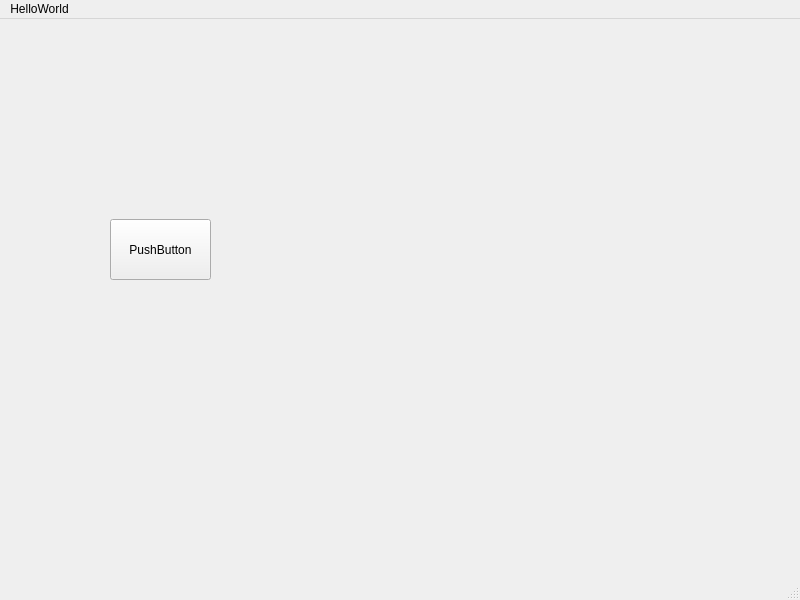
<?xml version="1.0" encoding="UTF-8"?>
<ui version="4.0">
 <class>MainWindow</class>
 <widget class="QMainWindow" name="MainWindow">
  <property name="geometry">
   <rect>
    <x>0</x>
    <y>0</y>
    <width>800</width>
    <height>600</height>
   </rect>
  </property>
  <property name="windowTitle">
   <string>MainWindow</string>
  </property>
  <widget class="QWidget" name="centralwidget">
   <widget class="QPushButton" name="firstButton">
    <property name="geometry">
     <rect>
      <x>110</x>
      <y>200</y>
      <width>101</width>
      <height>61</height>
     </rect>
    </property>
    <property name="text">
     <string>PushButton</string>
    </property>
   </widget>
   <widget class="QLabel" name="fristLable">
    <property name="geometry">
     <rect>
      <x>290</x>
      <y>219</y>
      <width>111</width>
      <height>41</height>
     </rect>
    </property>
    <property name="text">
     <string/>
    </property>
   </widget>
  </widget>
  <widget class="QMenuBar" name="menubar">
   <property name="geometry">
    <rect>
     <x>0</x>
     <y>0</y>
     <width>800</width>
     <height>26</height>
    </rect>
   </property>
   <widget class="QMenu" name="menuHelloWorld">
    <property name="title">
     <string>HelloWorld</string>
    </property>
   </widget>
   <addaction name="menuHelloWorld"/>
  </widget>
  <widget class="QStatusBar" name="statusbar"/>
 </widget>
 <resources/>
 <connections/>
</ui>
